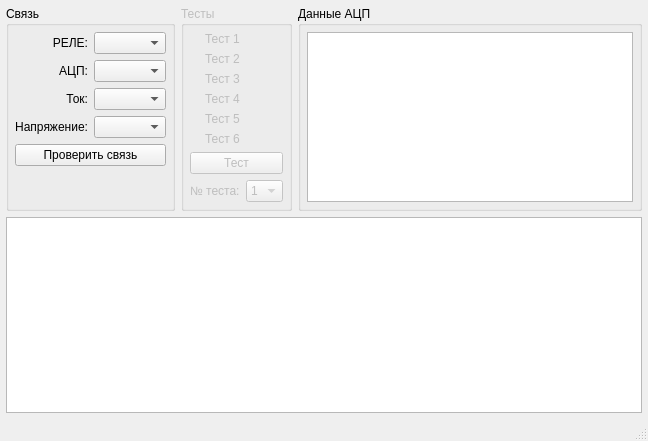
<?xml version="1.0" encoding="UTF-8"?>
<ui version="4.0">
 <class>MainWindow</class>
 <widget class="QMainWindow" name="MainWindow">
  <property name="geometry">
   <rect>
    <x>0</x>
    <y>0</y>
    <width>648</width>
    <height>441</height>
   </rect>
  </property>
  <property name="windowTitle">
   <string>Test ADC</string>
  </property>
  <widget class="QWidget" name="centralWidget">
   <layout class="QGridLayout" name="gridLayout">
    <property name="leftMargin">
     <number>6</number>
    </property>
    <property name="topMargin">
     <number>6</number>
    </property>
    <property name="rightMargin">
     <number>6</number>
    </property>
    <property name="bottomMargin">
     <number>6</number>
    </property>
    <item row="0" column="0">
     <widget class="QGroupBox" name="groupBox_2">
      <property name="title">
       <string>Связь</string>
      </property>
      <layout class="QFormLayout" name="formLayout">
       <property name="labelAlignment">
        <set>Qt::AlignRight|Qt::AlignTrailing|Qt::AlignVCenter</set>
       </property>
       <property name="leftMargin">
        <number>6</number>
       </property>
       <property name="topMargin">
        <number>6</number>
       </property>
       <property name="rightMargin">
        <number>6</number>
       </property>
       <property name="bottomMargin">
        <number>6</number>
       </property>
       <item row="0" column="1">
        <widget class="QComboBox" name="cbxPortRelay"/>
       </item>
       <item row="1" column="1">
        <widget class="QComboBox" name="cbxPortAdc"/>
       </item>
       <item row="2" column="1">
        <widget class="QComboBox" name="cbxPortI"/>
       </item>
       <item row="3" column="1">
        <widget class="QComboBox" name="cbxPortU"/>
       </item>
       <item row="4" column="0" colspan="2">
        <widget class="QPushButton" name="pbPing">
         <property name="text">
          <string>Проверить связь</string>
         </property>
        </widget>
       </item>
       <item row="0" column="0">
        <widget class="QLabel" name="label">
         <property name="text">
          <string>РЕЛЕ:</string>
         </property>
         <property name="alignment">
          <set>Qt::AlignRight|Qt::AlignTrailing|Qt::AlignVCenter</set>
         </property>
        </widget>
       </item>
       <item row="1" column="0">
        <widget class="QLabel" name="label_2">
         <property name="text">
          <string>АЦП:</string>
         </property>
         <property name="alignment">
          <set>Qt::AlignRight|Qt::AlignTrailing|Qt::AlignVCenter</set>
         </property>
        </widget>
       </item>
       <item row="2" column="0">
        <widget class="QLabel" name="label_3">
         <property name="text">
          <string>Ток:</string>
         </property>
         <property name="alignment">
          <set>Qt::AlignRight|Qt::AlignTrailing|Qt::AlignVCenter</set>
         </property>
        </widget>
       </item>
       <item row="3" column="0">
        <widget class="QLabel" name="label_4">
         <property name="text">
          <string>Напряжение:</string>
         </property>
         <property name="alignment">
          <set>Qt::AlignRight|Qt::AlignTrailing|Qt::AlignVCenter</set>
         </property>
        </widget>
       </item>
      </layout>
     </widget>
    </item>
    <item row="0" column="1">
     <widget class="QGroupBox" name="groupBox_3">
      <property name="enabled">
       <bool>false</bool>
      </property>
      <property name="title">
       <string>Тесты</string>
      </property>
      <layout class="QFormLayout" name="formLayout_2">
       <property name="labelAlignment">
        <set>Qt::AlignRight|Qt::AlignTrailing|Qt::AlignVCenter</set>
       </property>
       <property name="leftMargin">
        <number>6</number>
       </property>
       <property name="topMargin">
        <number>6</number>
       </property>
       <property name="rightMargin">
        <number>6</number>
       </property>
       <property name="bottomMargin">
        <number>6</number>
       </property>
       <item row="0" column="0">
        <widget class="QLabel" name="label_12">
         <property name="text">
          <string>Тест 1</string>
         </property>
        </widget>
       </item>
       <item row="0" column="1">
        <widget class="MyLed" name="widget_1" native="true">
         <property name="styleSheet">
          <string notr="true"/>
         </property>
        </widget>
       </item>
       <item row="1" column="0">
        <widget class="QLabel" name="label_13">
         <property name="text">
          <string>Тест 2</string>
         </property>
        </widget>
       </item>
       <item row="1" column="1">
        <widget class="MyLed" name="widget_2" native="true">
         <property name="styleSheet">
          <string notr="true"/>
         </property>
        </widget>
       </item>
       <item row="2" column="0">
        <widget class="QLabel" name="label_14">
         <property name="text">
          <string>Тест 3</string>
         </property>
        </widget>
       </item>
       <item row="2" column="1">
        <widget class="MyLed" name="widget_3" native="true">
         <property name="styleSheet">
          <string notr="true"/>
         </property>
        </widget>
       </item>
       <item row="3" column="0">
        <widget class="QLabel" name="label_15">
         <property name="text">
          <string>Тест 4</string>
         </property>
        </widget>
       </item>
       <item row="3" column="1">
        <widget class="MyLed" name="widget_4" native="true">
         <property name="styleSheet">
          <string notr="true"/>
         </property>
        </widget>
       </item>
       <item row="4" column="0">
        <widget class="QLabel" name="label_16">
         <property name="text">
          <string>Тест 5</string>
         </property>
        </widget>
       </item>
       <item row="4" column="1">
        <widget class="MyLed" name="widget_5" native="true">
         <property name="styleSheet">
          <string notr="true"/>
         </property>
        </widget>
       </item>
       <item row="5" column="0">
        <widget class="QLabel" name="label_17">
         <property name="text">
          <string>Тест 6</string>
         </property>
        </widget>
       </item>
       <item row="5" column="1">
        <widget class="MyLed" name="widget_6" native="true">
         <property name="styleSheet">
          <string notr="true"/>
         </property>
        </widget>
       </item>
       <item row="6" column="0" colspan="2">
        <widget class="QPushButton" name="pbTest">
         <property name="text">
          <string>Тест</string>
         </property>
         <property name="checkable">
          <bool>true</bool>
         </property>
        </widget>
       </item>
       <item row="7" column="0">
        <widget class="QLabel" name="label_11">
         <property name="text">
          <string>№ теста:</string>
         </property>
        </widget>
       </item>
       <item row="7" column="1">
        <widget class="QComboBox" name="comboBox">
         <item>
          <property name="text">
           <string>1</string>
          </property>
         </item>
         <item>
          <property name="text">
           <string>2</string>
          </property>
         </item>
         <item>
          <property name="text">
           <string>3</string>
          </property>
         </item>
         <item>
          <property name="text">
           <string>4</string>
          </property>
         </item>
         <item>
          <property name="text">
           <string>5</string>
          </property>
         </item>
         <item>
          <property name="text">
           <string>6</string>
          </property>
         </item>
        </widget>
       </item>
      </layout>
     </widget>
    </item>
    <item row="0" column="2">
     <widget class="QGroupBox" name="groupBox">
      <property name="enabled">
       <bool>true</bool>
      </property>
      <property name="title">
       <string>Данные АЦП</string>
      </property>
      <layout class="QVBoxLayout" name="verticalLayout">
       <property name="leftMargin">
        <number>6</number>
       </property>
       <property name="topMargin">
        <number>6</number>
       </property>
       <property name="rightMargin">
        <number>6</number>
       </property>
       <property name="bottomMargin">
        <number>6</number>
       </property>
       <item>
        <widget class="QTableView" name="tvRawAdcData">
         <property name="sizePolicy">
          <sizepolicy hsizetype="Expanding" vsizetype="Ignored">
           <horstretch>0</horstretch>
           <verstretch>0</verstretch>
          </sizepolicy>
         </property>
        </widget>
       </item>
      </layout>
     </widget>
    </item>
    <item row="1" column="0" colspan="3">
     <widget class="QTextEdit" name="textEdit">
      <property name="sizePolicy">
       <sizepolicy hsizetype="Expanding" vsizetype="Expanding">
        <horstretch>0</horstretch>
        <verstretch>0</verstretch>
       </sizepolicy>
      </property>
      <property name="font">
       <font>
        <pointsize>16</pointsize>
       </font>
      </property>
      <property name="readOnly">
       <bool>true</bool>
      </property>
      <property name="html">
       <string>&lt;!DOCTYPE HTML PUBLIC &quot;-//W3C//DTD HTML 4.0//EN&quot; &quot;http://www.w3.org/TR/REC-html40/strict.dtd&quot;&gt;
&lt;html&gt;&lt;head&gt;&lt;meta name=&quot;qrichtext&quot; content=&quot;1&quot; /&gt;&lt;style type=&quot;text/css&quot;&gt;
p, li { white-space: pre-wrap; }
&lt;/style&gt;&lt;/head&gt;&lt;body style=&quot; font-family:'MS Shell Dlg 2'; font-size:16pt; font-weight:400; font-style:normal;&quot;&gt;
&lt;p style=&quot;-qt-paragraph-type:empty; margin-top:0px; margin-bottom:0px; margin-left:0px; margin-right:0px; -qt-block-indent:0; text-indent:0px;&quot;&gt;&lt;br /&gt;&lt;/p&gt;&lt;/body&gt;&lt;/html&gt;</string>
      </property>
     </widget>
    </item>
   </layout>
  </widget>
  <widget class="QStatusBar" name="statusBar"/>
 </widget>
 <layoutdefault spacing="6" margin="11"/>
 <customwidgets>
  <customwidget>
   <class>MyLed</class>
   <extends>QWidget</extends>
   <header>myled.h</header>
   <container>1</container>
  </customwidget>
 </customwidgets>
 <resources/>
 <connections/>
</ui>
